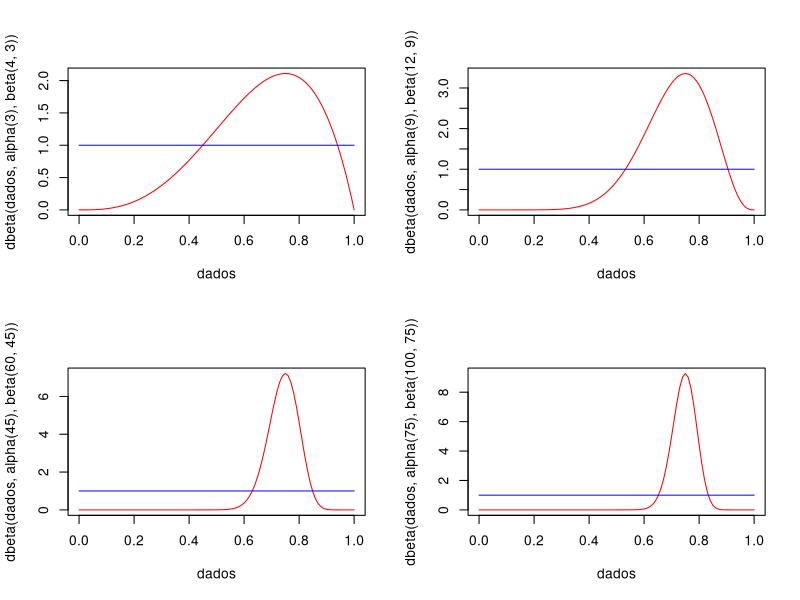
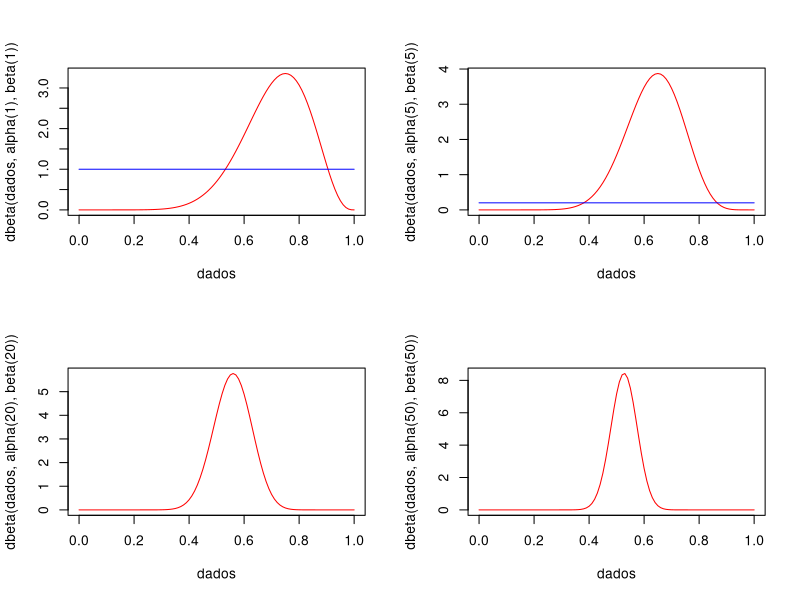

The R script that drew these images, in order:
## ---- chunk 1
knitr::opts_chunk$set(echo = TRUE)

## ---- chunk 2
dados <- seq(0, 1, by = 0.01)
alpha <- function(x) x + 1
beta <- function(n, x) n - x + 1

par(mfrow = c(2,2))
# -a. $n = 4$ e $x = 3$;

plot(dados, dbeta(dados, alpha(3), beta(4,3)), type = "l", col = "red", title = "a")
lines(dados, dunif(dados, 0, 1), col = "blue")

# b. $n = 12$ e $x = 9$;

plot(dados, dbeta(dados, alpha(9), beta(12, 9)),  type = "l", col = "red",  title = "b")
lines(dados, dunif(dados, 0, 1), col = "blue")

# c. $n = 60$ e $x = 45$;

plot(dados, dbeta(dados, alpha(45), beta(60,45)), type = "l", col = "red",  title = "c")
lines(dados, dunif(dados, 0, 1), col = "blue")

# d. $n = 100$ e $x = 75$.

plot(dados, dbeta(dados, alpha(75), beta(100,75)), type = "l", col = "red",  title = "d")
lines(dados, dunif(dados, 0, 1), col = "blue")

## ---- chunk 3

alpha <- function(a) 9 + a
beta <- function(b) 12 - 9 + b


par(mfrow = c(2,2))
# a. $\alpha = 1, \beta = 1$;

plot(dados, dbeta(dados, alpha(1), beta(1)), type = "l", col = "red", title = "a")
lines(dados, dunif(dados, 0, 1), col = "blue")

# b. $\alpha = 5, \beta = 5$;

plot(dados, dbeta(dados, alpha(5), beta(5)), type = "l", col = "red", title = "b")
lines(dados, dunif(dados, 0, 5), col = "blue")

# c. $\alpha = 20, \beta = 20$;

plot(dados, dbeta(dados, alpha(20), beta(20)), type = "l", col = "red", title = "c")
lines(dados, dunif(dados, 20, 20), col = "blue")

# d. $\alpha = 50, \beta = 50$.

plot(dados, dbeta(dados, alpha(50), beta(50)), type = "l", col = "red", title = "d")
lines(dados, dunif(dados, 50, 50), col = "blue")



